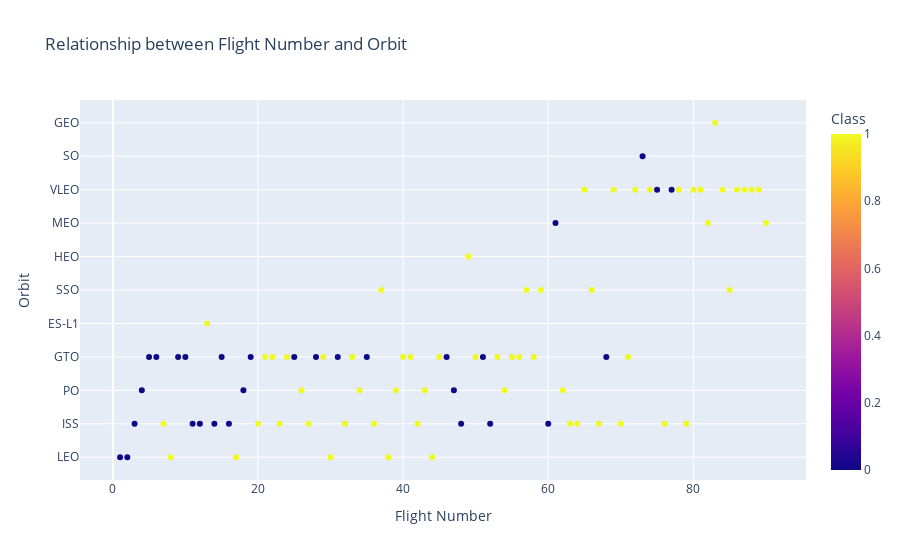

The code cell stored with this chart in its notebook:
### Markdown cell above
#### 4.Visualize the relationship between FlightNumber and Orbit type

### Code cell
labels = {'FlightNumber': 'Flight Number', 'Orbit': 'Orbit'}
fig = px.scatter(df, x='FlightNumber', y='Orbit', color='Class',
                title = 'Relationship between Flight Number and Orbit',
                labels = labels)
fig.show()

### Figure 1 — Plotly figure (JSON) as saved in the notebook; plotly's stock layout.template omitted (floating-point values rounded to 4 significant figures)
{"data": [{"hovertemplate": "Flight Number=%{x}<br>Orbit=%{y}<br>Class=%{marker.color}<extra></extra>", "legendgroup": "", "marker": {"color": [0, 0, 0, 0, 0, 0, 1, 1, 0, 0, 0, 0, 1, 0, 0, 0, 1, 0, 0, 1, 1, 1, 1, 1, 0, 1, 1, 0, 1, 1, 0, 1, 1, 1, 0, 1, 1, 1, 1, 1, 1, 1, 1, 1, 1, 0, 0, 0, 1, 1, 0, 0, 1, 1, 1, 1, 1, 1, 1, 0, 0, 1, 1, 1, 1, 1, 1, 0, 1, 1, 1, 1, 0, 1, 0, 1, 0, 1, 1, 1, 1, 1, 1, 1, 1, 1, 1, 1, 1, 1], "coloraxis": "coloraxis", "symbol": "circle"}, "mode": "markers", "name": "", "orientation": "h", "showlegend": false, "type": "scatter", "x": [1, 2, 3, 4, 5, 6, 7, 8, 9, 10, 11, 12, 13, 14, 15, 16, 17, 18, 19, 20, 21, 22, 23, 24, 25, 26, 27, 28, 29, 30, 31, 32, 33, 34, 35, 36, 37, 38, 39, 40, 41, 42, 43, 44, 45, 46, 47, 48, 49, 50, 51, 52, 53, 54, 55, 56, 57, 58, 59, 60, 61, 62, 63, 64, 65, 66, 67, 68, 69, 70, 71, 72, 73, 74, 75, 76, 77, 78, 79, 80, 81, 82, 83, 84, 85, 86, 87, 88, 89, 90], "xaxis": "x", "y": ["LEO", "LEO", "ISS", "PO", "GTO", "GTO", "ISS", "LEO", "GTO", "GTO", "ISS", "ISS", "ES-L1", "ISS", "GTO", "ISS", "LEO", "PO", "GTO", "ISS", "GTO", "GTO", "ISS", "GTO", "GTO", "PO", "ISS", "GTO", "GTO", "LEO", "GTO", "ISS", "GTO", "PO", "GTO", "ISS", "SSO", "LEO", "PO", "GTO", "GTO", "ISS", "PO", "LEO", "GTO", "GTO", "PO", "ISS", "HEO", "GTO", "GTO", "ISS", "GTO", "PO", "GTO", "GTO", "SSO", "GTO", "SSO", "ISS", "MEO", "PO", "ISS", "ISS", "VLEO", "SSO", "ISS", "GTO", "VLEO", "ISS", "GTO", "VLEO", "SO", "VLEO", "VLEO", "ISS", "VLEO", "VLEO", "ISS", "VLEO", "VLEO", "MEO", "GEO", "VLEO", "SSO", "VLEO", "VLEO", "VLEO", "VLEO", "MEO"], "yaxis": "y"}], "layout": {"autosize": true, "coloraxis": {"colorbar": {"title": {"text": "Class"}}, "colorscale": [[0, "#0d0887"], [0.1111, "#46039f"], [0.2222, "#7201a8"], [0.3333, "#9c179e"], [0.4444, "#bd3786"], [0.5556, "#d8576b"], [0.6667, "#ed7953"], [0.7778, "#fb9f3a"], [0.8889, "#fdca26"], [1, "#f0f921"]]}, "legend": {"tracegroupgap": 0}, "title": {"text": "Relationship between Flight Number and Orbit"}, "xaxis": {"anchor": "y", "autorange": true, "domain": [0, 1], "range": [-4.394, 95.39], "title": {"text": "Flight Number"}, "type": "linear"}, "yaxis": {"anchor": "x", "autorange": true, "domain": [0, 1], "range": [-0.8252, 10.83], "title": {"text": "Orbit"}, "type": "category"}}}
